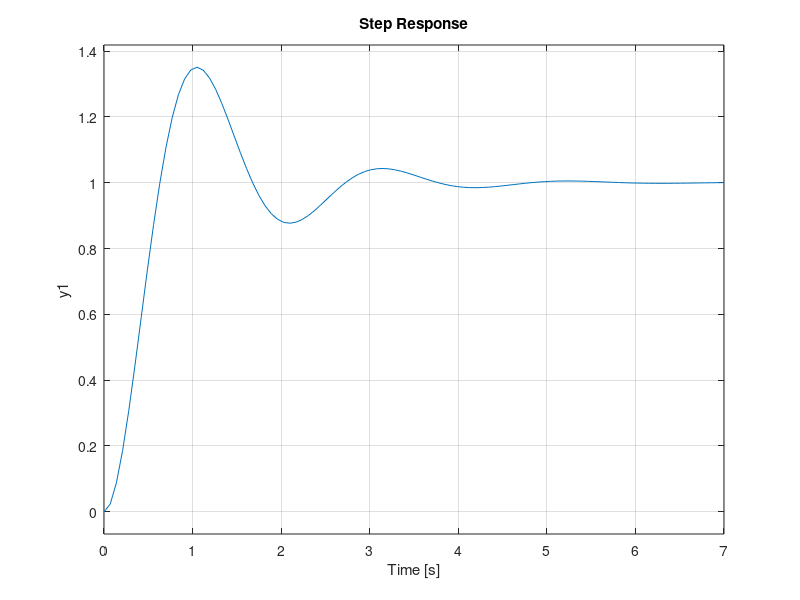
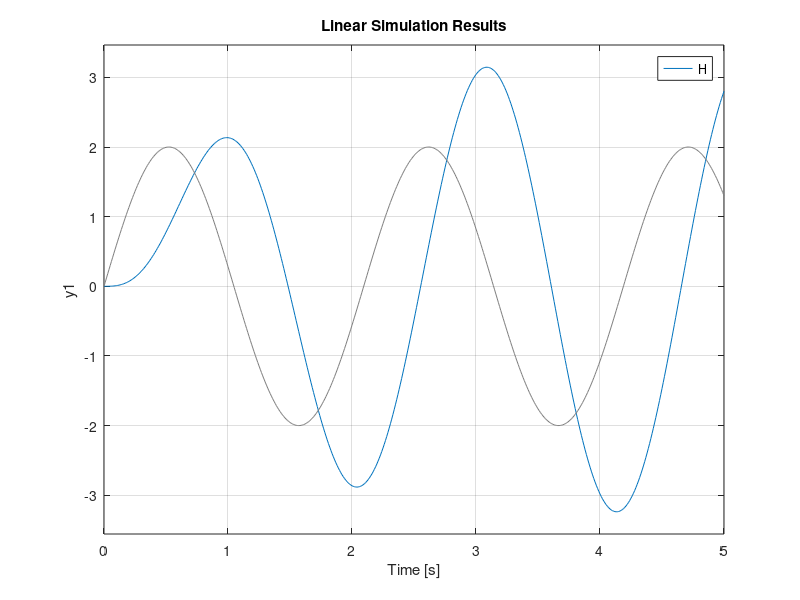
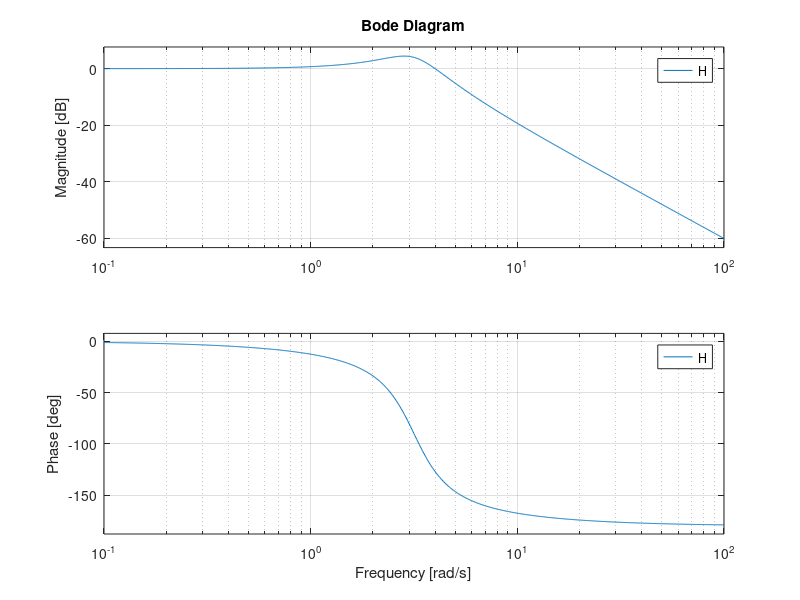
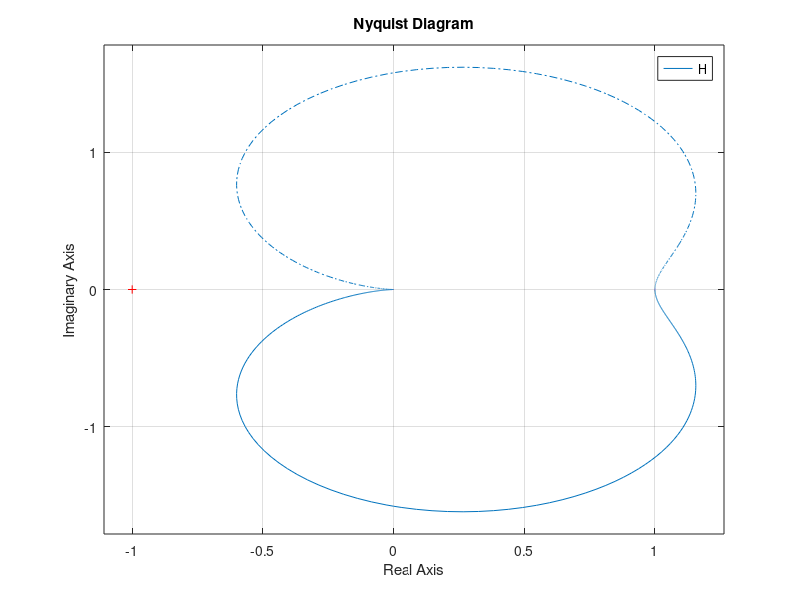

These figures' MATLAB source, in order:
%1.a
%-----------------------
s = tf('s');
H = 10/(s^2 + 2*s +10);
figure(1)
step(H)

%-----------------------

%1.b
%-----------------------
t = 0:0.01:5;
y = 2*sin(3*t);
figure(2)
lsim(H,y,t)
figure(3)
bode(H)
figure(4)
nyquist(H)
figure(5)
H1 = zeros(201);
i=1;
for omega=-10:0.1:10
    H1(i) = 10/((1i*omega).^2+2*1i*omega+10);
    i=i+1;
end
plot(H1);





